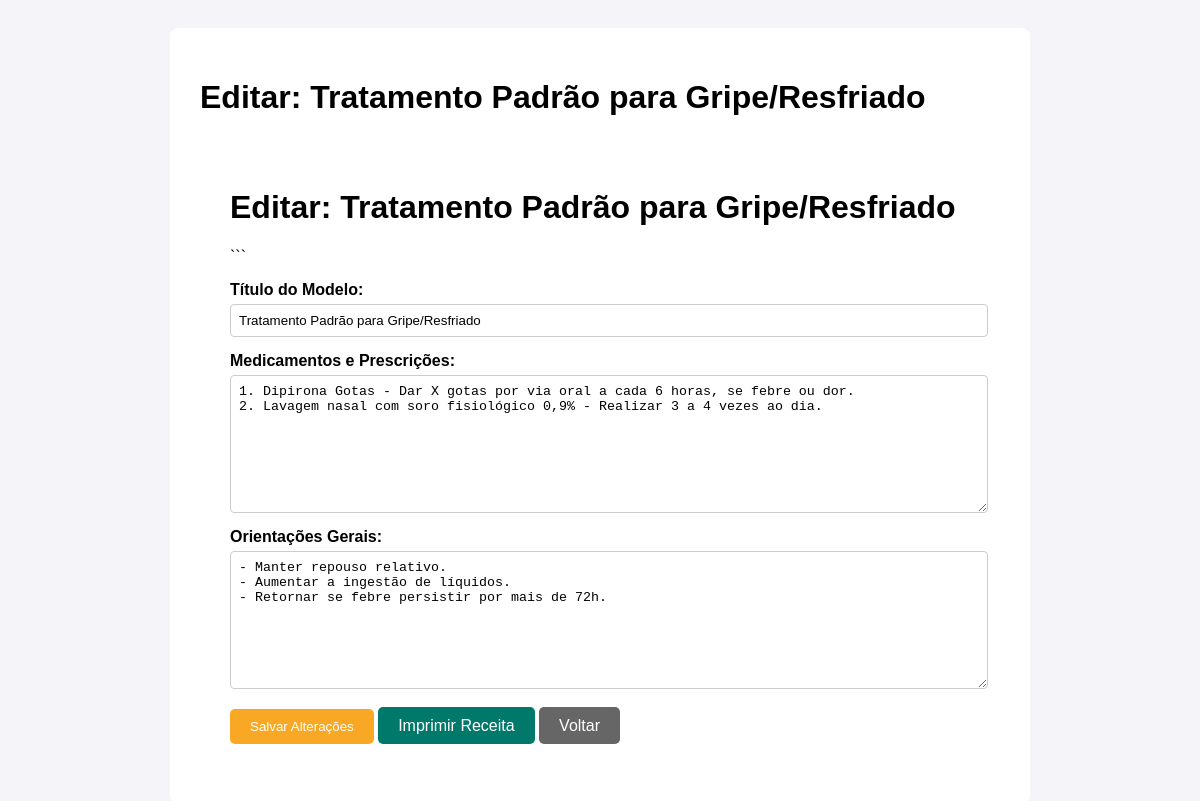
Screenshot of /aplicacao/receitas/1/ (signed in) with the database file from the repository.
### aplicacao/models.py (models this page shows, shortened)
class ReceitaTemplate(models.Model):
    cid = models.ForeignKey(CID, on_delete=models.CASCADE, related_name="templates")
    titulo = models.CharField(max_length=200, help_text="Ex: Tratamento para Virose Comum")
    medicamentos = models.TextField(help_text="Liste os medicamentos e suas dosagens. Ex: Dipirona 500mg - 1 comp a cada 6h por 3 dias.")
    orientacoes_gerais = models.TextField(help_text="Ex: Manter repouso, beber bastante líquido.")

### aplicacao/views.py (the view, shortened to what this page needs)
# urls.py: path('receitas/<int:template_id>/', views.detalhe_receita, name='detalhe_receita'),
@login_required
def detalhe_receita(request, template_id):
    template = get_object_or_404(ReceitaTemplate, id=template_id)
    return render(request, 'aplicacao/detalhe_receita.html', {'template': template})

### templates/aplicacao/detalhe_receita.html (shortened to what this page needs)
<!DOCTYPE html>
<html lang="pt-br">
<head>
</head>
<body>
    <div class="container">
        <h1>Editar: {{ template.titulo }}</h1>
        <body>
    <div class="container">
        <h1>Editar: {{ template.titulo }}</h1>
        <form method="POST">
            ```
        <form method="POST">
            <label for="titulo">Título do Modelo:</label>
            <input type="text" name="titulo" value="{{ template.titulo }}" required>
            <label for="medicamentos">Medicamentos e Prescrições:</label>
            <textarea name="medicamentos">{{ template.medicamentos }}</textarea>
            <label for="orientacoes_gerais">Orientações Gerais:</label>
            <textarea name="orientacoes_gerais">{{ template.orientacoes_gerais }}</textarea>
            <div class="actions">
                <button type="submit" class="btn btn-salvar">Salvar Alterações</button>
                <a href="{% url 'imprimir_receita' template.id %}" class="btn btn-imprimir">Imprimir Receita</a>
                <a href="{% url 'acessar_receitas' %}" class="btn btn-voltar">Voltar</a>
            </div>
        </form>
    </div>
</body>
</html>

### templates/aplicacao/detalhe_receita.html (style rules this page uses)
body { font-family: sans-serif; background-color: #f4f4f9; padding: 20px; }
.container { max-width: 800px; margin: auto; background: #fff; padding: 30px; border-radius: 8px; }
form { display: flex; flex-direction: column; }
label { font-weight: bold; margin-top: 15px; }
input, textarea { width: 100%; padding: 8px; margin-top: 5px; border-radius: 4px; border: 1px solid #ccc; }
textarea { height: 120px; }
.actions { margin-top: 20px; }
.btn { padding: 10px 20px; border: none; border-radius: 5px; color: white; text-decoration: none; cursor: pointer; }
.btn-salvar { background-color: #f9a825; }
.btn-imprimir { background-color: #00796b; }
.btn-voltar { background-color: #666; }

### rows the page displays
ReceitaTemplate: titulo "Tratamento Padrão para Gripe/Resfriado", medicamentos "1. Dipirona Gotas - Dar X gotas por via oral a cada 6 horas, se febre ou dor. 2. Lavagem nasal com soro fisiológico 0,9% - Realizar 3 a 4 vezes ao dia.", orientacoes_gerais "- Manter repouso relativo. - Aumentar a ingestão de líquidos. - Retornar se febre persistir por mais de 72h."
